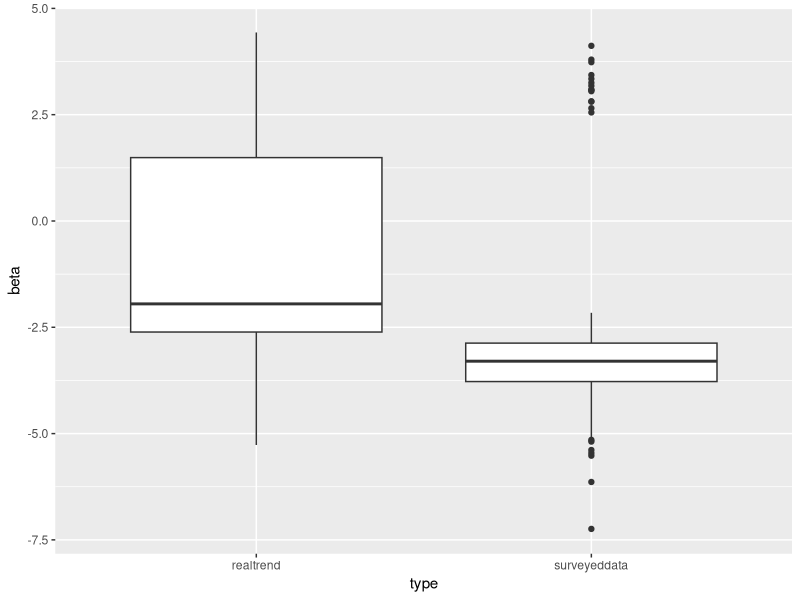

Reproduce this figure in R.


twenty_species <- function(nspp=20, nyears=100, mu=1000,rho=0.5,CV=0.2,plot=F, K=2000) {
  sim.years <- nyears+10
  ln_SD <- sqrt(log(CV^2+1))  #SD parameter of lognormal distribution with desired variability
  ln_SD_e <- sqrt(ln_SD^2/(1-rho^2))  #SD for first value
  
  R <- matrix(nrow=sim.years, ncol=nspp)
  for(r in 1:nspp){
    R[,r] <- rnorm(mean=0,sd=1,n=sim.years)
  }
  
  time_series <- matrix(nrow=sim.years, ncol=nspp)
  for(spp in 1:nspp){
    time_series[1,spp] <- ln_SD_e*R[1,spp]
    for (i in 1:(sim.years-1)) {
      time_series[i+1,spp] <- rho*time_series[i,spp]+R[i,spp]*(1-time_series[i,spp]/K)*ln_SD
    }
  }
  
  time_series <- time_series + log(mu) - 0.5*ln_SD_e^2
  time_series <- exp(time_series)
  return(time_series[-c(1:10),])
}


#################################################################################################

realtrend <- function(tdat, nspeciestopick=2){
  
  one <- tdat[,which(tdat[1,]==sort(tdat[1,], TRUE)[1])]
  two <- tdat[,which(tdat[1,]==sort(tdat[1,], TRUE)[2])]
  year = 1:nrow(tdat)
  
  twospecies <-  data.frame(one, two, year)
  
  values <- data.frame(beta=c(NA,NA),pvalue=c(NA,NA))
  
  speciesmodel1 <- lm(data=twospecies, one ~ year)
  speciesmodel2 <- lm(data=twospecies, two ~ year)
  
  values[1,1] <- speciesmodel1$coefficients[2]
  values[1,2] <- summary(speciesmodel1)$coefficients[,4][2]
  
  values[2,1] <- speciesmodel2$coefficients[2]
  values[2,2] <- summary(speciesmodel2)$coefficients[,4][2]
  
  return(values)
}

##################################################################################################

samplingeffort <- function(tdat, frequency=10){
  
  one <- tdat[,which(tdat[1,]==sort(tdat[1,], TRUE)[1])]
  two <- tdat[,which(tdat[1,]==sort(tdat[1,], TRUE)[2])]
  year = 1:nrow(tdat)
  
  twospecies <-  data.frame(one, two, year)
  
  sampled_data <- twospecies[seq(from=1, to=nrow(tdat), by=frequency),]
  
  return(sampled_data)
}

##################################################################################################

sampletrend <- function(sdat){
  sampled_values <- data.frame(beta=c(NA,NA),pvalue=c(NA,NA))
  
  speciesmodel1 <- lm(data=sdat, one ~ year)
  speciesmodel2 <- lm(data=sdat, two ~ year)
  
  sampled_values[1,1] <- speciesmodel1$coefficients[2]
  sampled_values[1,2] <- summary(speciesmodel1)$coefficients[,4][2]
  
  sampled_values[2,1] <- speciesmodel2$coefficients[2]
  sampled_values[2,2] <- summary(speciesmodel2)$coefficients[,4][2]
  
  return(sampled_values)
}

###################################################################


theproblem <- function(freq=5){
  tdat <- twenty_species()
  values <- realtrend(tdat)
  sdat <- samplingeffort(tdat, frequency=freq)
  svalues <- sampletrend(sdat)
  outputs <- list()
  outputs[["twenty_species"]] <- tdat
  outputs[["values"]] <- values
  outputs[["sampled_data"]] <- sdat
  outputs[["sampled_values"]] <- svalues
  return(outputs)
}

########################################################################

theproblem1000 <- function(sims=1000, freq=5){
  values <- data.frame(beta=rep(NA,sims*2),pvalue=rep(NA,sims*2))
  svalues <- data.frame(beta=rep(NA,sims*2),pvalue=rep(NA,sims*2))
  
  for(i in seq(1,(sims*2),by=2)){
    dd <- theproblem(freq=freq)
    values[i:(i+1),] <- dd$values
    svalues[i:(i+1),] <- dd$sampled_values
  }
  
  outputs <- list()
  outputs[["values"]] <- values
  outputs[["svalues"]] <- svalues
  
  return(outputs)
  
}

###########################################################
###########################################################
###########################################################

dat <- theproblem1000(freq=3)

library(tidyverse)

values <- dat$values
svalues <- dat$svalues

valuessig <- values %>% filter(pvalue<=0.05) %>% mutate(type="realtrend")
svaluessig <- svalues %>% filter(pvalue<=0.05) %>% mutate(type="surveyeddata")

datdat <- bind_rows(valuessig, svaluessig)

model <- aov(data=datdat, beta ~ type)

summary(model)

ggplot(data=datdat, aes(y=beta, x=type))+ geom_boxplot()

